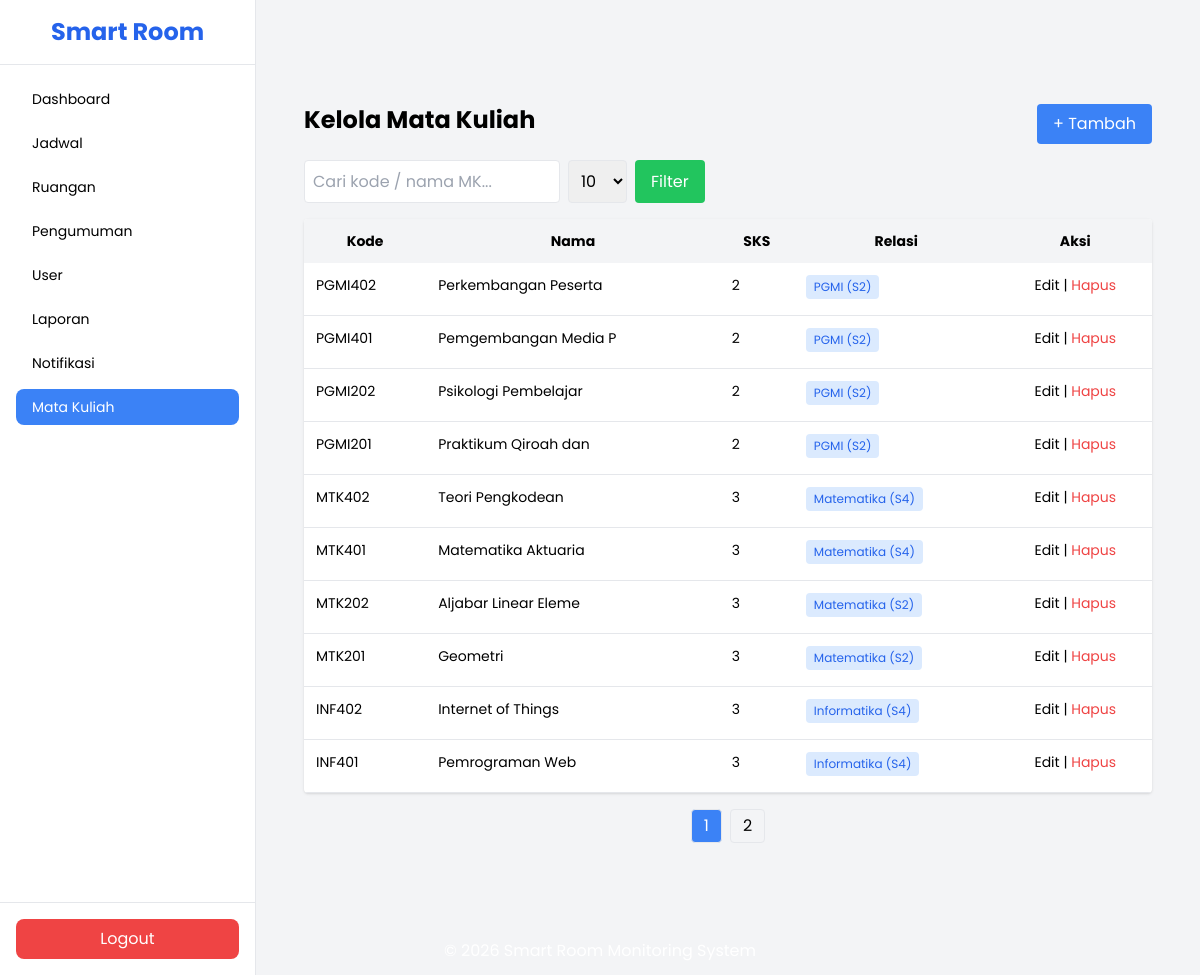
/index.php?menu=kelola_mata_kuliah (signed in), run on the app's committed database.
### tables this page shows
CREATE TABLE `mata_kuliah` (
  `id_mk` int NOT NULL,
  `kode_mk` varchar(20) DEFAULT NULL,
  `nama_mk` varchar(20) DEFAULT NULL,
  `sks` int DEFAULT NULL
);

CREATE TABLE `mk_prodi` (
  `id_mk_prodi` int NOT NULL,
  `id_mk` int DEFAULT NULL,
  `id_prodi` int DEFAULT NULL,
  `semester` int DEFAULT NULL
);

CREATE TABLE `prodi` (
  `id_prodi` int NOT NULL,
  `id_fakultas` int DEFAULT NULL,
  `nama_prodi` varchar(100) NOT NULL
);

### admin/kelola_mata_kuliah.php (the view, shortened to what this page needs)
<?php
include __DIR__ . '/../config/koneksi.php';
$search = $_GET['search'] ?? '';
$limit  = $_GET['limit'] ?? 10;
$page   = $_GET['page'] ?? 1;
$offset = ($page - 1) * $limit;
$where = "WHERE 1=1";
$total = mysqli_fetch_assoc(mysqli_query($conn,"
    SELECT COUNT(*) as total
    FROM mata_kuliah mk
    $where
"))['total'];
$total_page = ceil($total / $limit);
$data = mysqli_query($conn,"
SELECT
    mk.*,
    COUNT(mp.id_mk_prodi) as total_relasi
FROM mata_kuliah mk
LEFT JOIN mk_prodi mp ON mk.id_mk = mp.id_mk
$where
GROUP BY mk.id_mk
ORDER BY mk.id_mk DESC
LIMIT $limit OFFSET $offset
");
?>
<div class="p-6">
<div class="flex justify-between mb-4">
    <h2 class="text-2xl font-bold">Kelola Mata Kuliah</h2>
    <a href="index.php?menu=tambah_mata_kuliah"
       class="bg-blue-500 text-white px-4 py-2 rounded">
       + Tambah
    </a>
</div>
<form method="GET" class="flex gap-2 mb-4">
<input type="text" name="search"
value="<?= $search ?>"
placeholder="Cari kode / nama MK..."
class="border p-2 rounded w-64">
<select name="limit" class="border p-2 rounded">
<?php foreach([5,10,20,50] as $l){ ?>
<option value="<?= $l ?>" <?= ($limit==$l?'selected':'') ?>>
<?= $l ?>
</option>
<?php } ?>
</select>
<button class="bg-green-500 text-white px-4 py-2 rounded">
Filter
</button>
</form>
<div class="bg-white shadow rounded overflow-hidden">
<table class="w-full text-sm">
<thead class="bg-gray-100">
<tr>
<th class="p-3">Kode</th>
<th class="p-3">Nama</th>
<th class="p-3">SKS</th>
<th class="p-3">Relasi</th>
<th class="p-3 text-center">Aksi</th>
</tr>
</thead>
<tbody>
<?php if(mysqli_num_rows($data)>0){ ?>
<?php while($d = mysqli_fetch_assoc($data)){ ?>
<tr class="border-b align-top">
<td class="p-3"><?= $d['kode_mk'] ?></td>
<td class="p-3"><?= $d['nama_mk'] ?></td>
<td class="p-3"><?= $d['sks'] ?></td>
<td class="p-3">
<?php
$relasi = mysqli_query($conn,"
    SELECT p.nama_prodi, mp.semester
    FROM mk_prodi mp
    JOIN prodi p ON mp.id_prodi = p.id_prodi
    WHERE mp.id_mk='".$d['id_mk']."'
");
?>
<?php if(mysqli_num_rows($relasi)>0){ ?>
<?php while($r = mysqli_fetch_assoc($relasi)){ ?>
<div class="text-xs bg-blue-100 text-blue-600 px-2 py-1 rounded mb-1 inline-block">
<?= $r['nama_prodi'] ?> (S<?= $r['semester'] ?>)
</div>
<?php } ?>
<?php } else { ?>
<span class="text-gray-400 text-xs">Belum ada</span>
<?php } ?>
</td>
<td class="p-3 text-center">
<a href="index.php?menu=edit_mata_kuliah&id=<?= $d['id_mk'] ?>">
Edit
</a> |
<a href="index.php?menu=hapus_mata_kuliah&id=<?= $d['id_mk'] ?>"
onclick="return confirm('Hapus MK beserta relasi?')"
class="text-red-500">
Hapus
</a>
</td>
</tr>
<?php } ?>
<?php } ?>
</tbody>
</table>
</div>
<div class="flex justify-center mt-4 gap-2">
<?php for($i=1;$i<=$total_page;$i++){ ?>
<a href="index.php?menu=kelola_mata_kuliah&page=<?= $i ?>&limit=<?= $limit ?>&search=<?= $search ?>"
class="px-3 py-1 border rounded <?= ($i==$page?'bg-blue-500 text-white':'') ?>">
<?= $i ?>
</a>
<?php } ?>
</div>
</div>

### index.php (style rules this page uses)
body { font-family:'Poppins',sans-serif; }

### data on the page
mata_kuliah: kode_mk "PGMI402", nama_mk "Perkembangan Peserta", sks "2"
mk_prodi: id_prodi.nama_prodi "PGMI", semester "2"
mata_kuliah: kode_mk "PGMI401", nama_mk "Pemgembangan Media P", sks "2"
mk_prodi: id_prodi.nama_prodi "PGMI", semester "2"
mata_kuliah: kode_mk "PGMI202", nama_mk "Psikologi Pembelajar", sks "2"
mk_prodi: id_prodi.nama_prodi "PGMI", semester "2"
mata_kuliah: kode_mk "PGMI201", nama_mk "Praktikum Qiroah dan", sks "2"
mk_prodi: id_prodi.nama_prodi "PGMI", semester "2"
mata_kuliah: kode_mk "MTK402", nama_mk "Teori Pengkodean", sks "3"
mk_prodi: id_prodi.nama_prodi "Matematika", semester "4"
mata_kuliah: kode_mk "MTK401", nama_mk "Matematika Aktuaria", sks "3"
mk_prodi: id_prodi.nama_prodi "Matematika", semester "4"
mata_kuliah: kode_mk "MTK202", nama_mk "Aljabar Linear Eleme", sks "3"
mk_prodi: id_prodi.nama_prodi "Matematika", semester "2"
mata_kuliah: kode_mk "MTK201", nama_mk "Geometri", sks "3"
mk_prodi: id_prodi.nama_prodi "Matematika", semester "2"
mata_kuliah: kode_mk "INF402", nama_mk "Internet of Things", sks "3"
mk_prodi: id_prodi.nama_prodi "Informatika", semester "4"
mata_kuliah: kode_mk "INF401", nama_mk "Pemrograman Web", sks "3"
mk_prodi: id_prodi.nama_prodi "Informatika", semester "4"

### other printed values
form field limit "10"
